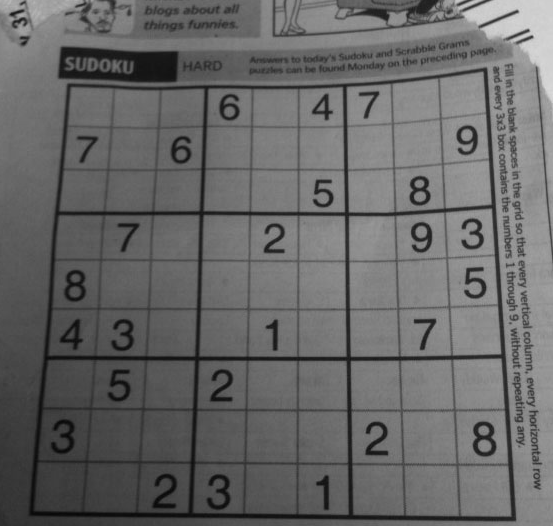
#> input picture 04_YOLO/04 Computer Vision/01 OpenCV/01 OpenCV Basic/images/sudoku.png, 553 x 526 px
$ python '12 이미지 이진화.py'
#> lines starting #> are read from the running program, lines starting #| are printed output that depends on the picture; after the words box and inside, x2 and y2 are one past the last pixel; in counts of white or black regions, pixels touching at a corner belong together
# 이미지 이진화 - 모든 픽셀을 1,0 으로만 변경 (흑백 이미지)
# 특정 값을 기준으로 0,1을 분류.  흑백이 명확하여 글씨같은 것이 식별이 용이해짐.

import cv2
img= cv2.imread('images/sudoku.png', cv2.IMREAD_GRAYSCALE)
#> img is the input picture: shape (526, 553); min 7, max 218, mean 103.6
cv2.imshow('book image', img)

# 흑백으로 구분한 임계값
threshold= 127  #255의 절반

#1) 이미지를 이진화 [조명이 균일할때 사용하는 기법] - 임계값 기준으로 0,255을 분류
ret, thresh= cv2.threshold(img, threshold, 255, cv2.THRESH_BINARY)  #리턴값(실제 사용된 임계값, 적용된 이미지)
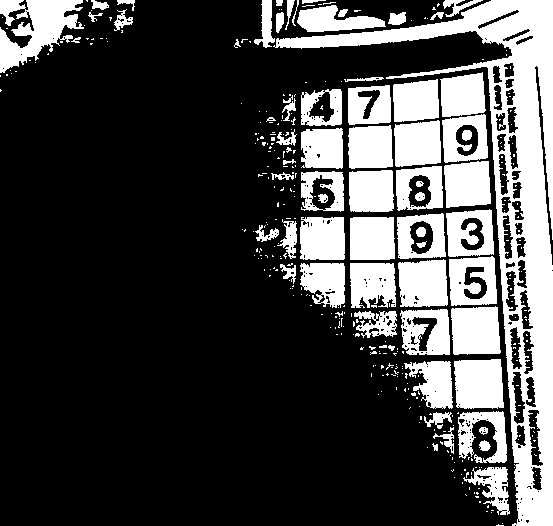
#> thresh: shape (526, 553); 26.8% white; 362 white regions (294 under 20 px), largest, box (x1, y1, x2, y2) and area: (273, 0, 553, 526) 24919, (0, 0, 84, 73) 3342, (454, 359, 504, 409) 2273
#> ret = 127
cv2.imshow('thresh', thresh)

#2) 이미지의 최적의 임계값을 알아서 적용 - 오츠알고리즘. [조명이 균일할때 사용]
ret, otsu= cv2.threshold(img, -1, 255, cv2.THRESH_BINARY | cv2.THRESH_OTSU)
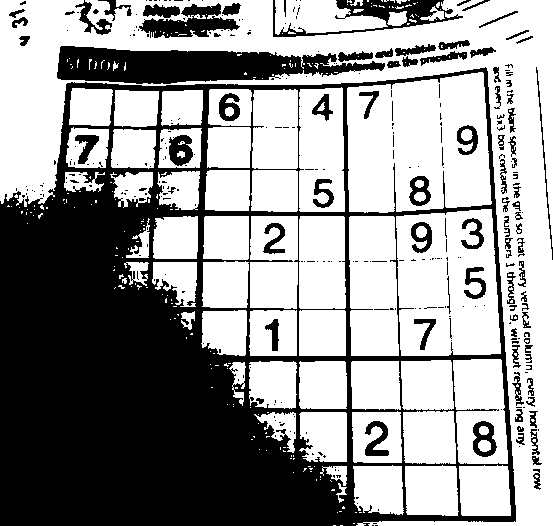
#> otsu: shape (526, 553); 59.2% white; 323 black regions (229 under 20 px), largest, box (x1, y1, x2, y2) and area: (0, 67, 516, 526) 94882, (57, 46, 385, 84) 7948, (273, 0, 463, 37) 2097
#> ret = 98
cv2.imshow('otsu', otsu)
print('otsu가 계산한 최적의 임계값', otsu)
#> (printed output is left out)

#3) 적응형 이진화 - 가우시안 분포 활용
thresh2= cv2.adaptiveThreshold(img, 255, cv2.ADAPTIVE_THRESH_GAUSSIAN_C, cv2.THRESH_BINARY, 11, 2)
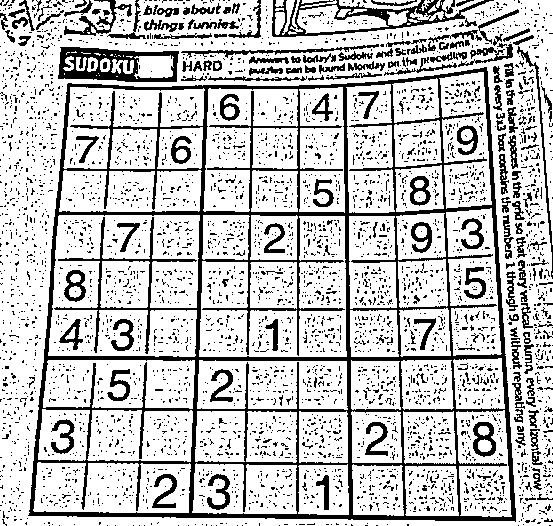
#> thresh2: shape (526, 553); 77.2% white; 4210 black regions (4009 under 20 px), largest, box (x1, y1, x2, y2) and area: (28, 67, 516, 522) 26610, (58, 47, 179, 82) 2143, (272, 0, 494, 37) 2131
#블록 윈도우[11x11] 단위로 임계값 계산.
cv2.imshow('thresh2', thresh2)


#--------------------------------
cv2.waitKey(0)
cv2.destroyAllWindows()

$ run again, with 04_YOLO/04 Computer Vision/01 OpenCV/01 OpenCV Basic/images/coins.png copied over 04_YOLO/04 Computer Vision/01 OpenCV/01 OpenCV Basic/images/sudoku.png
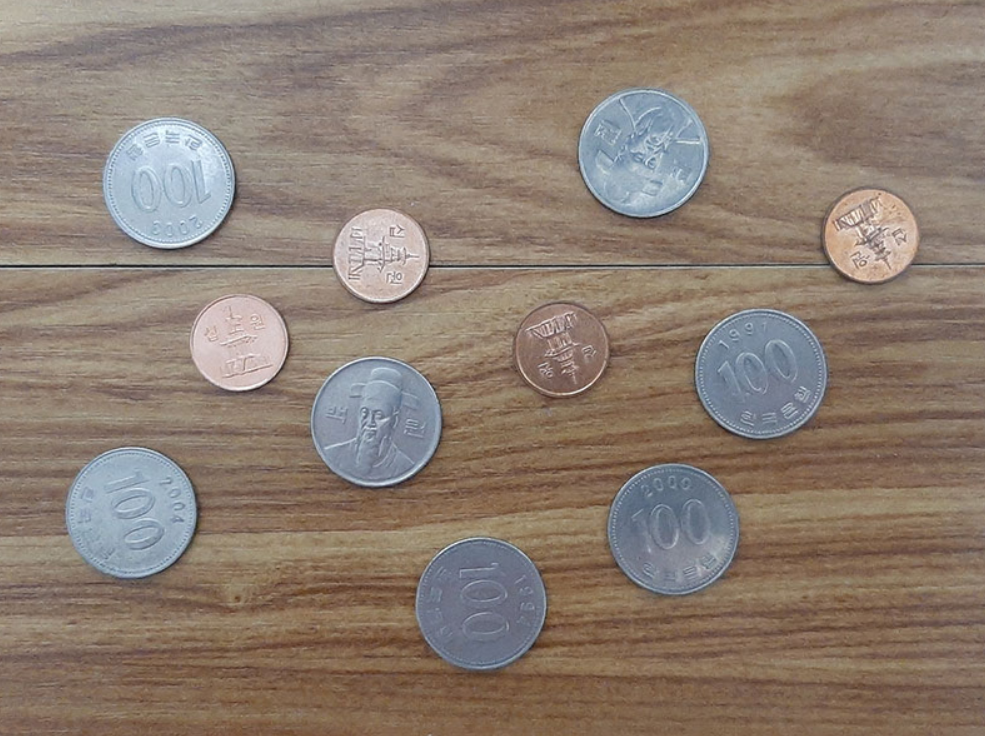
#> input picture 04_YOLO/04 Computer Vision/01 OpenCV/01 OpenCV Basic/images/coins.png, 985 x 736 px
#> `ret, thresh= cv2.threshold(img, threshold, 255, cv2.THRESH_BINARY)`:
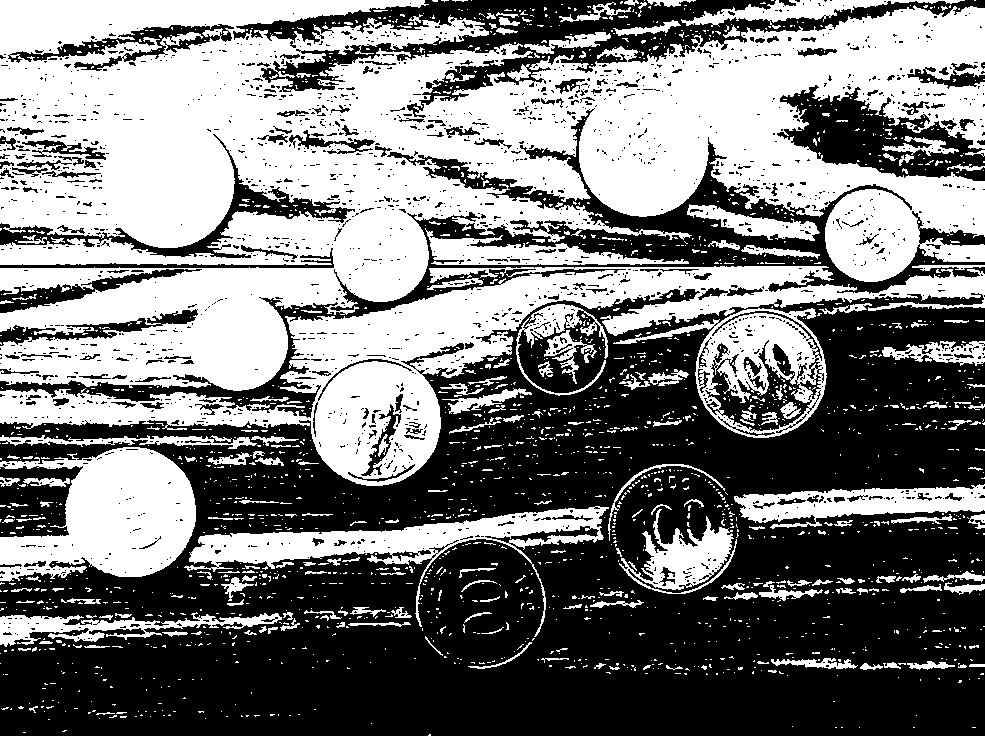
#> thresh: shape (736, 985); 47.9% white; 2072 white regions (1837 under 20 px), largest, box (x1, y1, x2, y2) and area: (0, 0, 985, 391) 211251, (0, 266, 985, 486) 47537, (0, 447, 196, 582) 16768
#> `ret, thresh= cv2.threshold(img, threshold, 255, cv2.THRESH_BINARY)`: ret = 127
#> otsu: shape (736, 985); 38.1% white; 2164 white regions (1900 under 20 px), largest, box (x1, y1, x2, y2) and area: (0, 21, 590, 302) 80024, (570, 8, 985, 235) 44806, (281, 266, 829, 486) 28926
#> `ret, otsu= cv2.threshold(img, -1, 255, cv2.THRESH_BINARY | cv2.THRESH_..`: ret = 133
#> (printed output is left out)
#> `thresh2= cv2.adaptiveThreshold(img, 255, cv2.ADAPTIVE_THRESH_GAUSSIAN_..`:
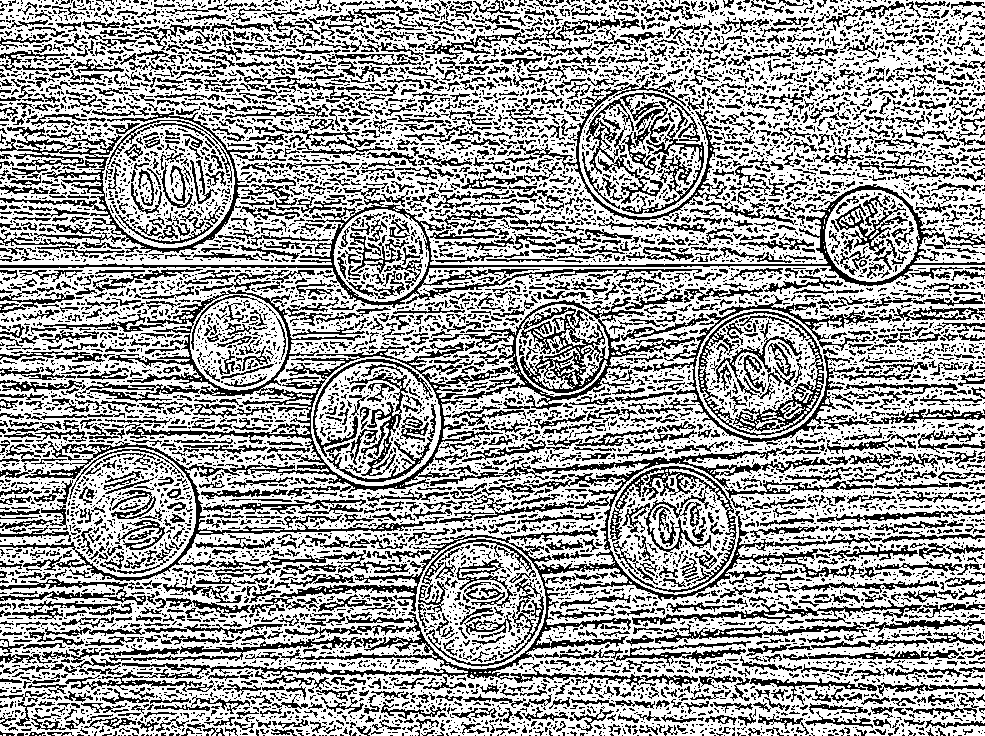
#> thresh2: shape (736, 985); 63% white; black in thin lines or dots

$ run again, with 04_YOLO/04 Computer Vision/01 OpenCV/01 OpenCV Basic/images/snowman.png copied over 04_YOLO/04 Computer Vision/01 OpenCV/01 OpenCV Basic/images/sudoku.png
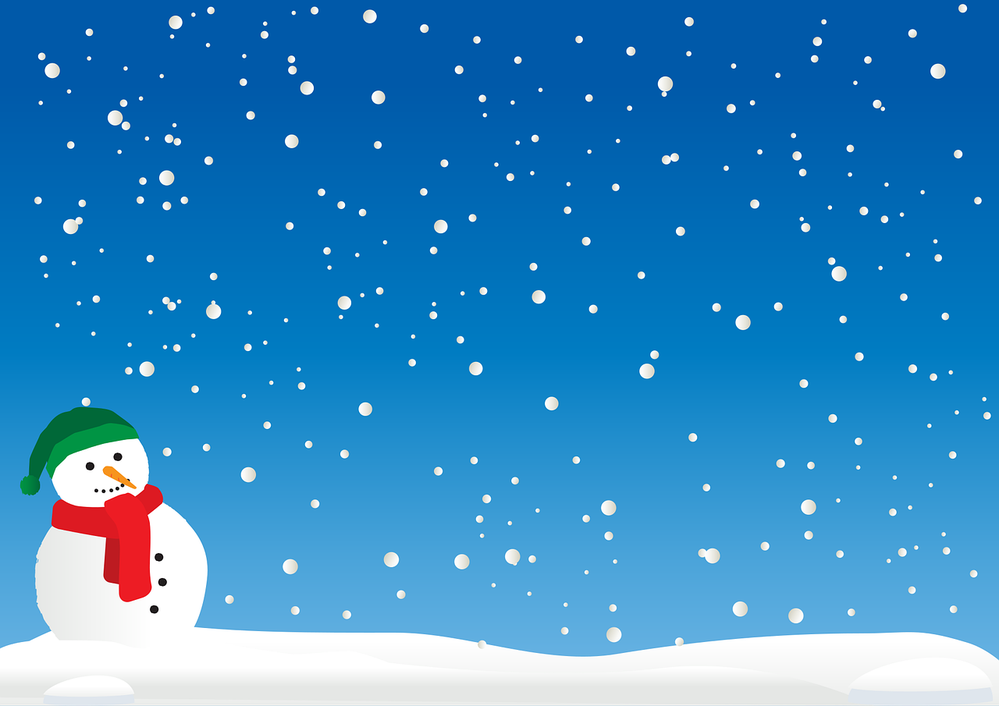
#> input picture 04_YOLO/04 Computer Vision/01 OpenCV/01 OpenCV Basic/images/snowman.png, 999 x 706 px, shrunk from 1280 x 905 before the run
#> `ret, thresh= cv2.threshold(img, threshold, 255, cv2.THRESH_BINARY)`:
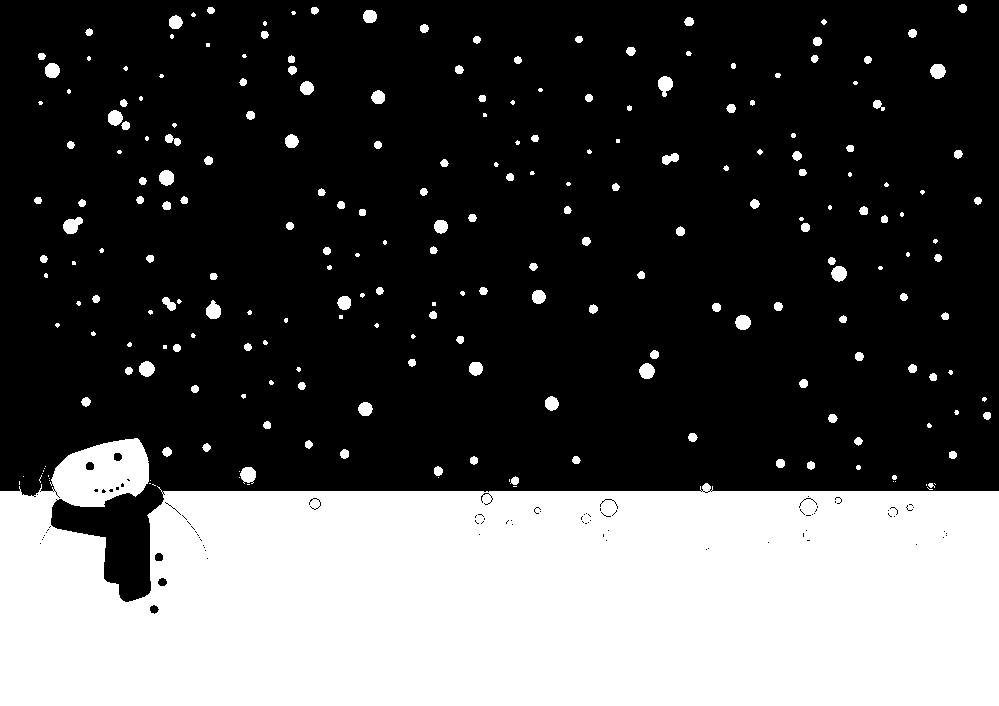
#> thresh: shape (706, 999); 31.7% white; 233 white regions (87 under 20 px), largest, box (x1, y1, x2, y2) and area: (0, 438, 999, 706) 212092, (63, 217, 83, 234) 229, (658, 76, 673, 97) 210
#> `ret, thresh= cv2.threshold(img, threshold, 255, cv2.THRESH_BINARY)`: ret = 127
#> otsu: shape (706, 999); 14.2% white; 259 white regions (83 under 20 px), largest, box (x1, y1, x2, y2) and area: (0, 503, 999, 706) 82152, (52, 439, 149, 507) 4449, (698, 548, 720, 564) 242
#> `ret, otsu= cv2.threshold(img, -1, 255, cv2.THRESH_BINARY | cv2.THRESH_..`: ret = 170
#> (printed output is left out)
#> `thresh2= cv2.adaptiveThreshold(img, 255, cv2.ADAPTIVE_THRESH_GAUSSIAN_..`:
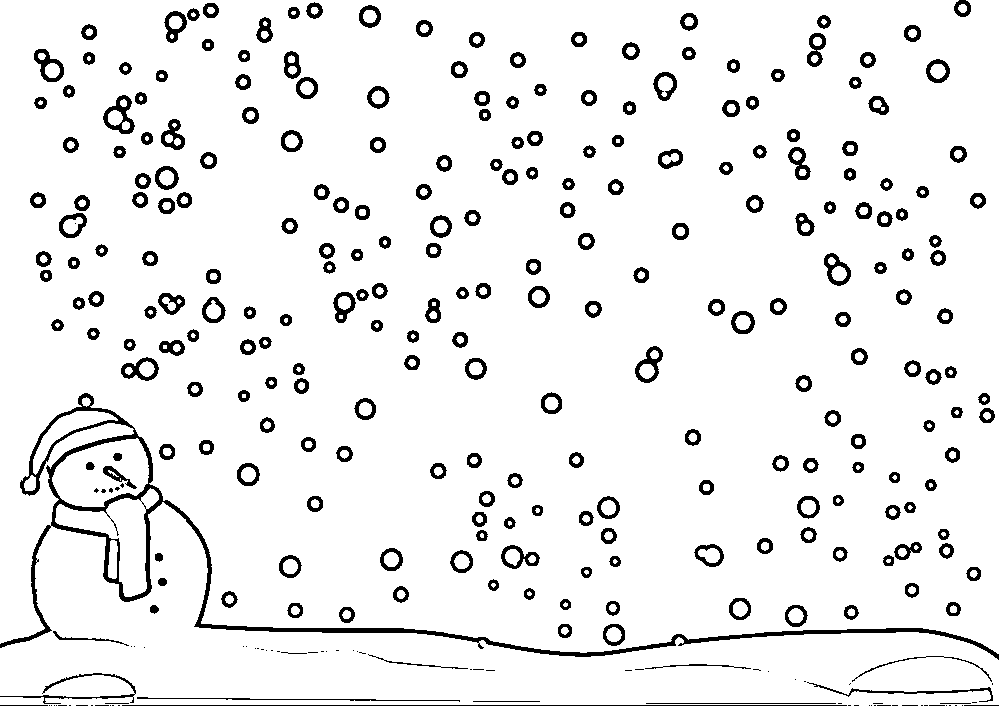
#> thresh2: shape (706, 999); 93% white; 321 black regions (65 under 20 px), largest, box (x1, y1, x2, y2) and area: (0, 393, 999, 660) 8548, (122, 705, 847, 706) 725, (0, 673, 136, 704) 529
